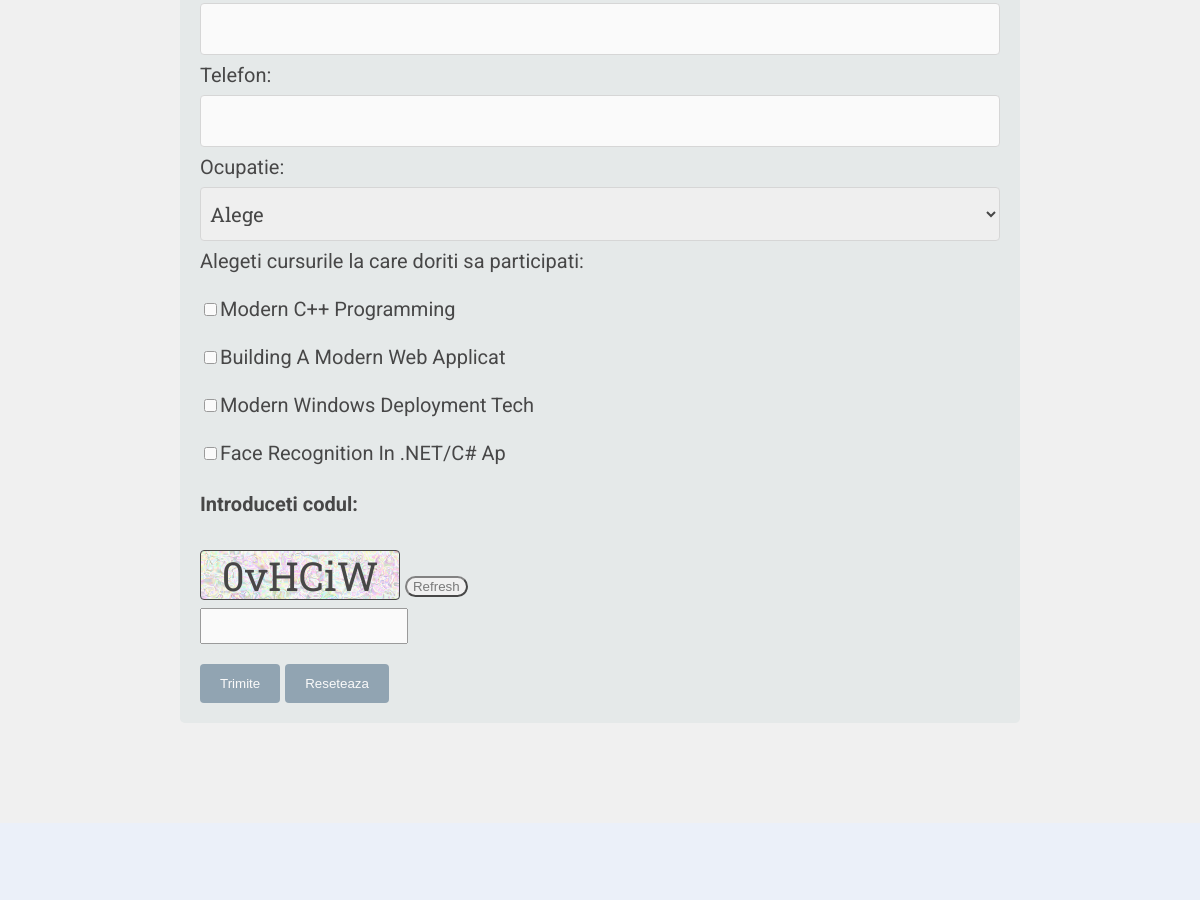
Before: / (middle part) with the older database file.
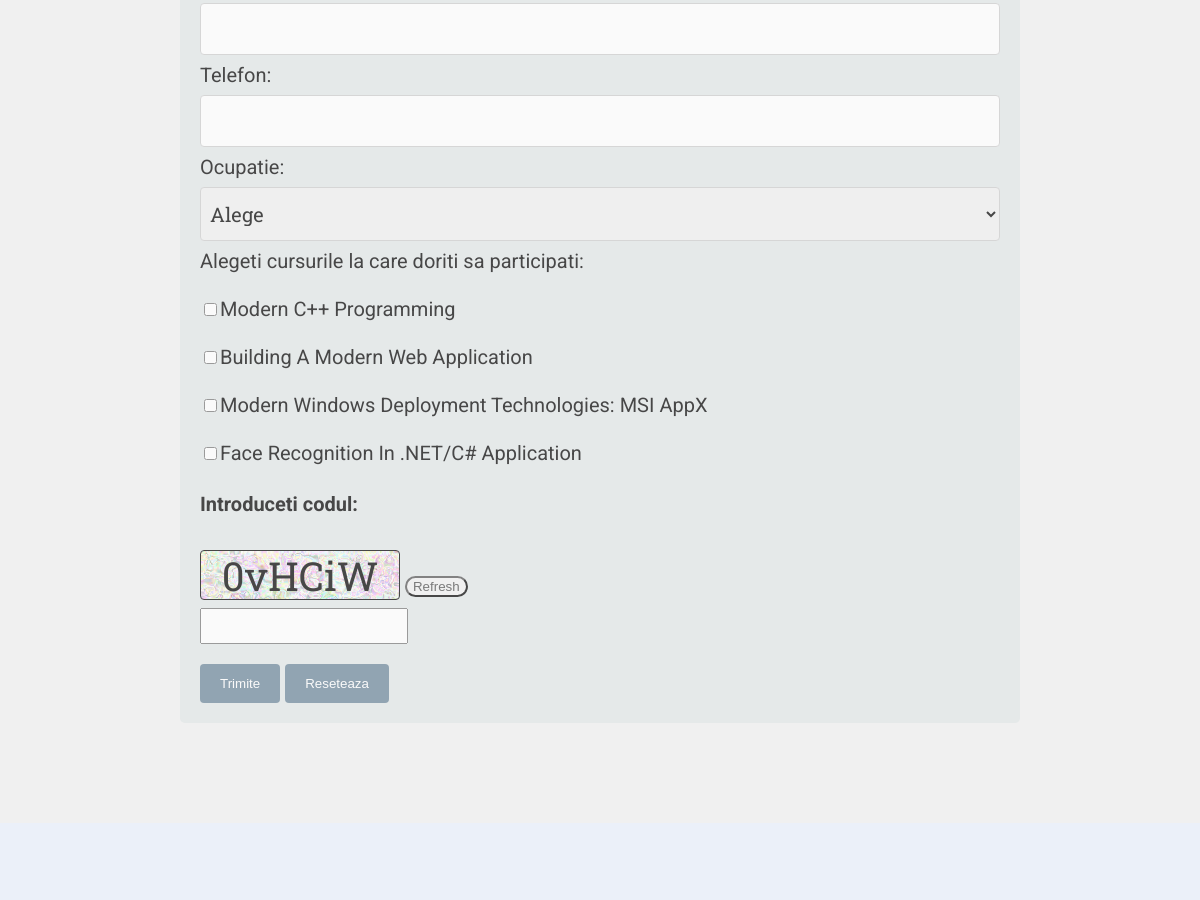
After: the same page with the newer database file.
### tables this page shows
CREATE TABLE IF NOT EXISTS curs (
	id_c int(11)  NOT NULL,
	nume_curs char(100) NOT NULL,
	data_inceperii DATE,
    PRIMARY KEY (id_c)
);

### index.php (the view, shortened to what this page needs)
<?php
include 'includes/connect.inc.php';
?>
<!DOCTYPE html>
<html>
    <head>
        <link rel="stylesheet" type="text/css" href="css/style.css">
    </head>
    <body onLoad="ChangeCaptcha()">
        <section id="inscrieri">
            <div id="border_radius">
                <form action="#"  onsubmit="return checkform(this);">
                    <input type="email" name="email" id="email">
                    <label for="telefon">Telefon:</label>
                    <input type="tel" name="telefon" id="telefon">
                    Ocupatie:
                    <select>
                        <option value="alege" disabled selected>Alege</option>
                    </select> <br>
                    Alegeti cursurile la care doriti sa participati: <br>
                    <?php
                        $query = "SELECT nume_curs FROM curs";
                        $result = mysqli_query($conn, $query);
                        if(mysqli_num_rows($result)) {
                            while($row = mysqli_fetch_array($result)){
                                    echo "<br><input type='checkbox' name='cursuri[]' value='".$row['nume_curs']."'>".$row['nume_curs']."<br/>";
                                        }
                                        }
                    ?>
                   <h4> Introduceti codul: </h4>
                   <input type="text" id="randomfield" disabled />
                   <input type="button" id="btnrefresh" value="Refresh" onclick="ChangeCaptcha();" /> <br>
                   <input id="CaptchaEnter"  maxlength="6" /> <br>
                    <input type="submit" value="Trimite" onclick="check()">
                    <input type="reset" value="Reseteaza">
                </form>
            </div>
        </section>
        <section id="cursuri">
        </section>
    </body>
</html>

### css/style.css (style rules this page uses)
html, body { margin: 0; padding: 0; height: 100%; text-align: center; font-family: 'Roboto', sans-serif; }
section { min-height: 100%; padding: 100px; }
#border_radius { border-radius: 5px; background-color: #87a9ad26; opacity: 0.7; padding: 20px; width: 800px; margin: 0 auto; }
#inscrieri { background-color: #f0f0f0; text-align: left; font-size: 20px; }
input[type=text], input[type=email], input[type=tel], select { font-family: 'Roboto Slab', serif; font-size: 20px; width: 100%; padding: 12px 5px; margin: 8px 0; display: inline-block; border: 1px solid #ccc; border-radius: 4px; box-sizing: border-box; }
input[type=submit], input[type=reset] { background-color: #6a8498; color: white; padding: 12px 20px; border: none; border-radius: 4px; cursor: pointer; margin-top: 20px; }
#cursuri { background-color: rgba(205, 217, 239, 0.4); }
#randomfield { -webkit-touch-callout: none; -webkit-user-select: none; -khtml-user-select: none; -moz-user-select: none; -ms-user-select: none; user-select: none; width: 200px; color: rgb(134, 35, 35); border-color: black; text-align: center; font-size: 40px; background-image: url(captcha.png); }

### index.php (style rules this page uses)
#randomfield { -webkit-touch-callout: none; -webkit-user-select: none; -khtml-user-select: none; -moz-user-select: none; -ms-user-select: none; user-select: none; width: 200px; height: 50px; color: black; border-color: black; text-align: center; font-size: 40px; background-image: url('img/captcha.png'); }
#CaptchaEnter { width: 200px; height: 30px; text-align: center; font-size: 18px; }
#btnrefresh { background-color: #f0f0f0; color: #494949; border-radius: 12px; }

Changed rows visible on the page:
changed curs: nume_curs "Building A Modern Web Applicat" → "Building A Modern Web Application"
changed curs: nume_curs "Modern Windows Deployment Tech" → "Modern Windows Deployment Technologies: MSI AppX"
changed curs: nume_curs "Face Recognition In .NET/C# Ap" → "Face Recognition In .NET/C# Application"
